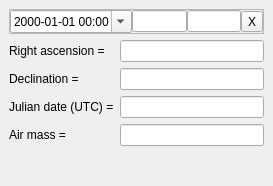
<?xml version="1.0" encoding="UTF-8"?>
<ui version="4.0">
 <class>CAirMassDockWidget</class>
 <widget class="QDockWidget" name="CAirMassDockWidget">
  <property name="geometry">
   <rect>
    <x>0</x>
    <y>0</y>
    <width>273</width>
    <height>186</height>
   </rect>
  </property>
  <property name="windowTitle">
   <string>DockWidget</string>
  </property>
  <widget class="QWidget" name="dockWidgetContents">
   <layout class="QVBoxLayout" name="verticalLayout">
    <item>
     <widget class="QFrame" name="frame_3">
      <property name="frameShape">
       <enum>QFrame::StyledPanel</enum>
      </property>
      <property name="frameShadow">
       <enum>QFrame::Raised</enum>
      </property>
      <layout class="QHBoxLayout" name="horizontalLayout_4">
       <property name="spacing">
        <number>0</number>
       </property>
       <property name="leftMargin">
        <number>0</number>
       </property>
       <property name="topMargin">
        <number>0</number>
       </property>
       <property name="rightMargin">
        <number>0</number>
       </property>
       <property name="bottomMargin">
        <number>0</number>
       </property>
       <item>
        <widget class="QDateTimeEdit" name="dateTimeEdit">
         <property name="sizePolicy">
          <sizepolicy hsizetype="Expanding" vsizetype="Fixed">
           <horstretch>1</horstretch>
           <verstretch>0</verstretch>
          </sizepolicy>
         </property>
         <property name="displayFormat">
          <string>yyyy-MM-dd HH:mm</string>
         </property>
         <property name="calendarPopup">
          <bool>true</bool>
         </property>
        </widget>
       </item>
       <item>
        <widget class="QLineEdit" name="lonEdit">
         <property name="sizePolicy">
          <sizepolicy hsizetype="Expanding" vsizetype="Fixed">
           <horstretch>1</horstretch>
           <verstretch>0</verstretch>
          </sizepolicy>
         </property>
         <property name="maxLength">
          <number>128</number>
         </property>
        </widget>
       </item>
       <item>
        <widget class="QLineEdit" name="latEdit">
         <property name="sizePolicy">
          <sizepolicy hsizetype="Expanding" vsizetype="Fixed">
           <horstretch>1</horstretch>
           <verstretch>0</verstretch>
          </sizepolicy>
         </property>
         <property name="maxLength">
          <number>128</number>
         </property>
        </widget>
       </item>
       <item>
        <widget class="QToolButton" name="resetButton">
         <property name="text">
          <string notr="true">X</string>
         </property>
        </widget>
       </item>
      </layout>
     </widget>
    </item>
    <item>
     <layout class="QGridLayout" name="gridLayout">
      <item row="2" column="0">
       <widget class="QLabel" name="jdLabel">
        <property name="text">
         <string>Julian date (UTC) =</string>
        </property>
       </widget>
      </item>
      <item row="3" column="0">
       <widget class="QLabel" name="amLabel">
        <property name="text">
         <string>Air mass =</string>
        </property>
       </widget>
      </item>
      <item row="1" column="1">
       <widget class="QLineEdit" name="decEdit"/>
      </item>
      <item row="3" column="1">
       <widget class="QLineEdit" name="amEdit">
        <property name="readOnly">
         <bool>true</bool>
        </property>
       </widget>
      </item>
      <item row="1" column="0">
       <widget class="QLabel" name="decLabel">
        <property name="text">
         <string>Declination =</string>
        </property>
       </widget>
      </item>
      <item row="2" column="1">
       <widget class="QLineEdit" name="jdEdit"/>
      </item>
      <item row="0" column="0">
       <widget class="QLabel" name="raLabel">
        <property name="text">
         <string>Right ascension =</string>
        </property>
       </widget>
      </item>
      <item row="0" column="1">
       <widget class="QLineEdit" name="raEdit"/>
      </item>
     </layout>
    </item>
    <item>
     <spacer name="verticalSpacer">
      <property name="orientation">
       <enum>Qt::Vertical</enum>
      </property>
      <property name="sizeHint" stdset="0">
       <size>
        <width>20</width>
        <height>40</height>
       </size>
      </property>
     </spacer>
    </item>
   </layout>
  </widget>
 </widget>
 <resources/>
 <connections/>
</ui>
